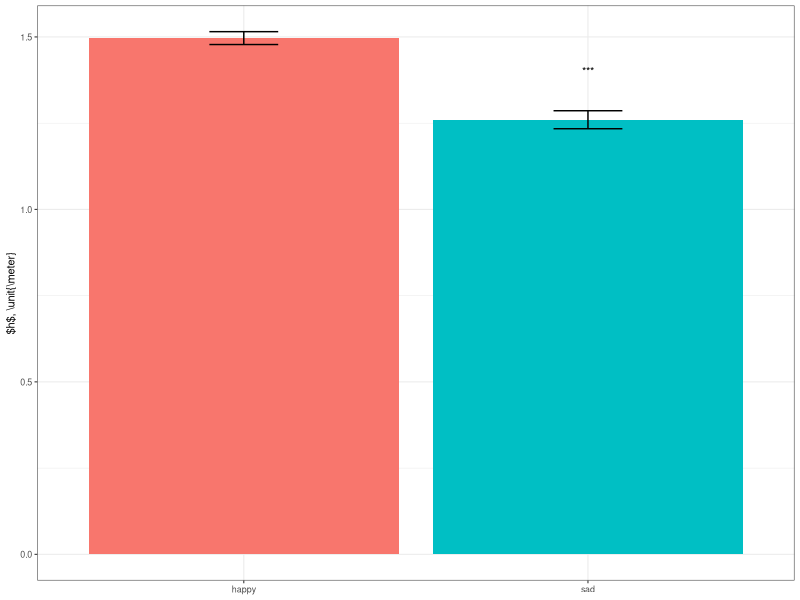
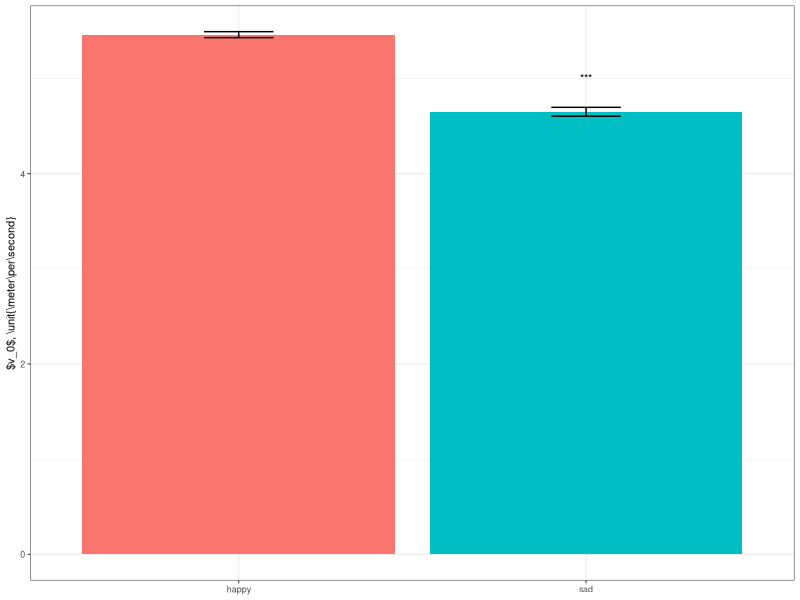

The R source for these figures, in order:
library(ggplot2)
library(dplyr)


raw <- read.csv('kinematics.csv',header=TRUE)
data <- tibble(raw)

massdata <- tibble(read.csv('mass.csv',header=TRUE))
data <- data |> full_join(massdata)
g = 9.81
data <- mutate(data,
     GPE = m*g*h,
     KE = 1/2*m*v0^2)

# happy-sad height figure
model1 <- aov(h~type,data)
fig4 <- ggplot(data,aes(x=type,y=h,fill=type))+
     stat_summary(fun="mean",geom="bar")+
     stat_summary(fun.data="mean_sdl",fun.args=list(mult=1),geom="errorbar",width=0.2)+
     annotate("text",x=2,y=1.4,label="***",size=8/.pt)+
     ylab('$h$, \\unit{\\meter}')+
     theme_bw(base_size=8)+
     theme(legend.position="none",
	axis.title.x=element_blank())
ggsave('fig4.svg',plot=fig4,width=1.7,height=2,units="in")

# happy-sad velocity figure
model2 <- aov(v0~type,data)
fig5 <- ggplot(data,aes(x=type,y=v0,fill=type))+
     stat_summary(fun="mean",geom="bar")+
     stat_summary(fun.data="mean_sdl",fun.args=list(mult=1),geom="errorbar",width=0.2)+
     annotate("text",x=2,y=5,label="***",size=8/.pt)+
     ylab('$v_0$, \\unit{\\meter\\per\\second}')+
     theme_bw(base_size=8)+
     theme(legend.position="none",
	axis.title.x=element_blank())
ggsave('fig5.svg',plot=fig5,width=1.7,height=2,units="in")

# energy figure in other file
